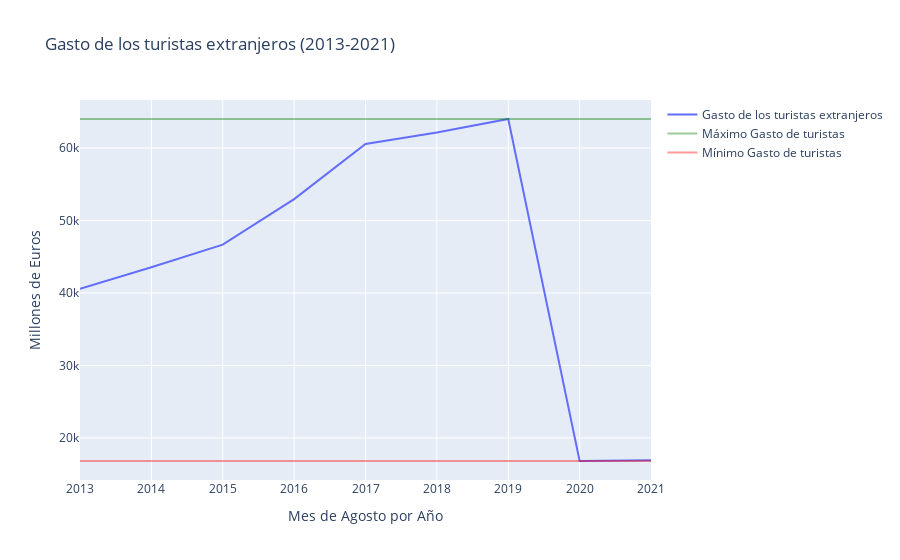

The cell this chart's notebook holds for it:
### Code cell
trace = go.Scatter(x = df['Año'],
                  y = df['Gasto de los turistas extranjeros'],
                  name = 'Gasto de los turistas extranjeros',
                  mode= 'lines')

trace_h1 = go.Scatter(x = df['Año'],
                  y = maximo,
                  name = 'Máximo Gasto de turistas',
                  mode= 'lines',
                  opacity = 0.4,
                  marker=dict(
                          color='green',
                          size=10,
                          ))

trace_h2 = go.Scatter(x = df['Año'],
                  y = minimo,
                  name = 'Mínimo Gasto de turistas',
                  mode= 'lines',
                  opacity = 0.4,
                  marker=dict(
                          color='red',
                          size=10,
                          ))

data = [trace, trace_h1, trace_h2]

layout = dict(title = 'Gasto de los turistas extranjeros (2013-2021)',
             xaxis= dict(title= 'Mes de Agosto por Año',ticklen= 5),
             yaxis= dict(title= 'Millones de Euros',ticklen= 5)
           )

fig = go.Figure(data = data, layout=layout)

iplot(fig)

fig.write_html(os.path.join(os.path.dirname(os.path.dirname(os.path.abspath('file'))), 'data', 'gasto_turistas.html'))

### Figure 1 — Plotly figure (JSON) as saved in the notebook; plotly's stock layout.template omitted (floating-point values rounded to 4 significant figures)
{"data": [{"mode": "lines", "name": "Gasto de los turistas extranjeros", "type": "scatter", "x": ["2013", "2014", "2015", "2016", "2017", "2018", "2019", "2020", "2021"], "y": [40600.0, 43550.0, 46670.0, 52950.0, 60570.0, 62140.0, 64020.0, 16810.0, 16900.0]}, {"marker": {"color": "green", "size": 10}, "mode": "lines", "name": "Máximo Gasto de turistas", "opacity": 0.4, "type": "scatter", "x": ["2013", "2014", "2015", "2016", "2017", "2018", "2019", "2020", "2021"], "y": [64020.0, 64020.0, 64020.0, 64020.0, 64020.0, 64020.0, 64020.0, 64020.0, 64020.0]}, {"marker": {"color": "red", "size": 10}, "mode": "lines", "name": "Mínimo Gasto de turistas", "opacity": 0.4, "type": "scatter", "x": ["2013", "2014", "2015", "2016", "2017", "2018", "2019", "2020", "2021"], "y": [16810.0, 16810.0, 16810.0, 16810.0, 16810.0, 16810.0, 16810.0, 16810.0, 16810.0]}], "layout": {"title": {"text": "Gasto de los turistas extranjeros (2013-2021)"}, "xaxis": {"ticklen": 5, "title": {"text": "Mes de Agosto por Año"}}, "yaxis": {"ticklen": 5, "title": {"text": "Millones de Euros"}}}}
